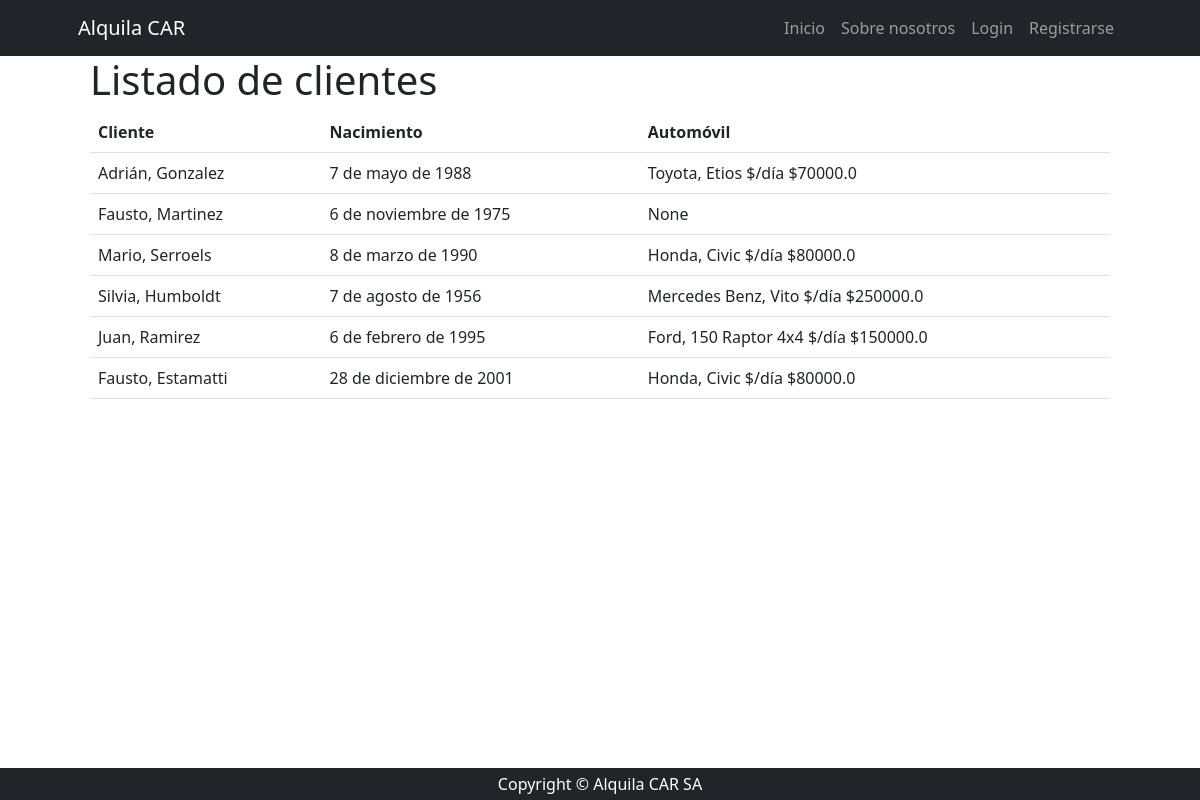
/clientes/cliente/list, run on the app's committed database.
### cliente/models.py (models this page shows, shortened)
class Cliente(models.Model):
    nombre = models.CharField(max_length=100)
    apellido = models.CharField(max_length=100)
    nacimiento = models.DateField(null=True, blank=True)
    pais_origen_id = models.ForeignKey(
        Pais, null=True, blank=True, on_delete=models.SET_NULL, verbose_name="país de origen"
    )
    automovil=models.ForeignKey(Producto, null=True, blank=True, on_delete=models.SET_NULL, verbose_name='auto')

### producto/models.py (models this page shows)
class Producto(models.Model):
    marca = models.CharField(max_length=100)
    modelo = models.CharField(max_length=100)
    precio = models.FloatField()
    unidad_medida = models.CharField(max_length=100)
    descripcion = models.TextField(null=True, blank=True, verbose_name='descripción')
    fecha_actualizacion=models.DateField(null=True, blank=True, default=timezone.now,editable=False, verbose_name='Fecha de actualización')
    categoria_id = models.ForeignKey(ProductoCategoria, on_delete=models.SET_NULL, null=True)
    def __str__(self) -> str:
        return f"{self.marca}, {self.modelo} {self.unidad_medida} ${self.precio}"
    class Meta:
        verbose_name = "producto"
        verbose_name_plural = "productos"

### cliente/views.py (the view)
# urls.py: path("cliente/list", views.cliente_list, name="cliente_list"),
def cliente_list(request):
    clientes = models.Cliente.objects.all()
    context = {"clientes": clientes}
    return render(request, "cliente/cliente_list.html", context)

### cliente/templates/cliente/cliente_list.html (shortened to what this page needs)
{% extends 'core/base.html' %}
{%block content%}
    <div class='container'>
        <h1 class='nt-4'> Listado de clientes </h1>
        <table class='table table-stripped'>
            <thead>
                <tr>
                    <th scope='col'> Cliente</th>
                    <th scope='col'> Nacimiento</th>
                    <th scope='col'> Automóvil</th>
                </tr>
            </thead>
            <tbody>
                {%for cliente in clientes%}
                <tr>
                <td>{{cliente.nombre}}, {{cliente.apellido}}</td>
                <td>{{cliente.nacimiento}}</td>
                <td>{{cliente.automovil}}</td>
            </tr>
    </div>
    {%endfor%}
{%endblock content%}

### data on the page
Cliente: nombre "Adrián", apellido "Gonzalez", nacimiento "7 de mayo de 1988", automovil "Toyota, Etios $/día $70000.0"
Cliente: nombre "Fausto", apellido "Martinez", nacimiento "6 de noviembre de 1975", automovil "None"
Cliente: nombre "Mario", apellido "Serroels", nacimiento "8 de marzo de 1990", automovil "Honda, Civic $/día $80000.0"
Cliente: nombre "Silvia", apellido "Humboldt", nacimiento "7 de agosto de 1956", automovil "Mercedes Benz, Vito $/día $250000.0"
Cliente: nombre "Juan", apellido "Ramirez", nacimiento "6 de febrero de 1995", automovil "Ford, 150 Raptor 4x4 $/día $150000.0"
Cliente: nombre "Fausto", apellido "Estamatti", nacimiento "28 de diciembre de 2001", automovil "Honda, Civic $/día $80000.0"
